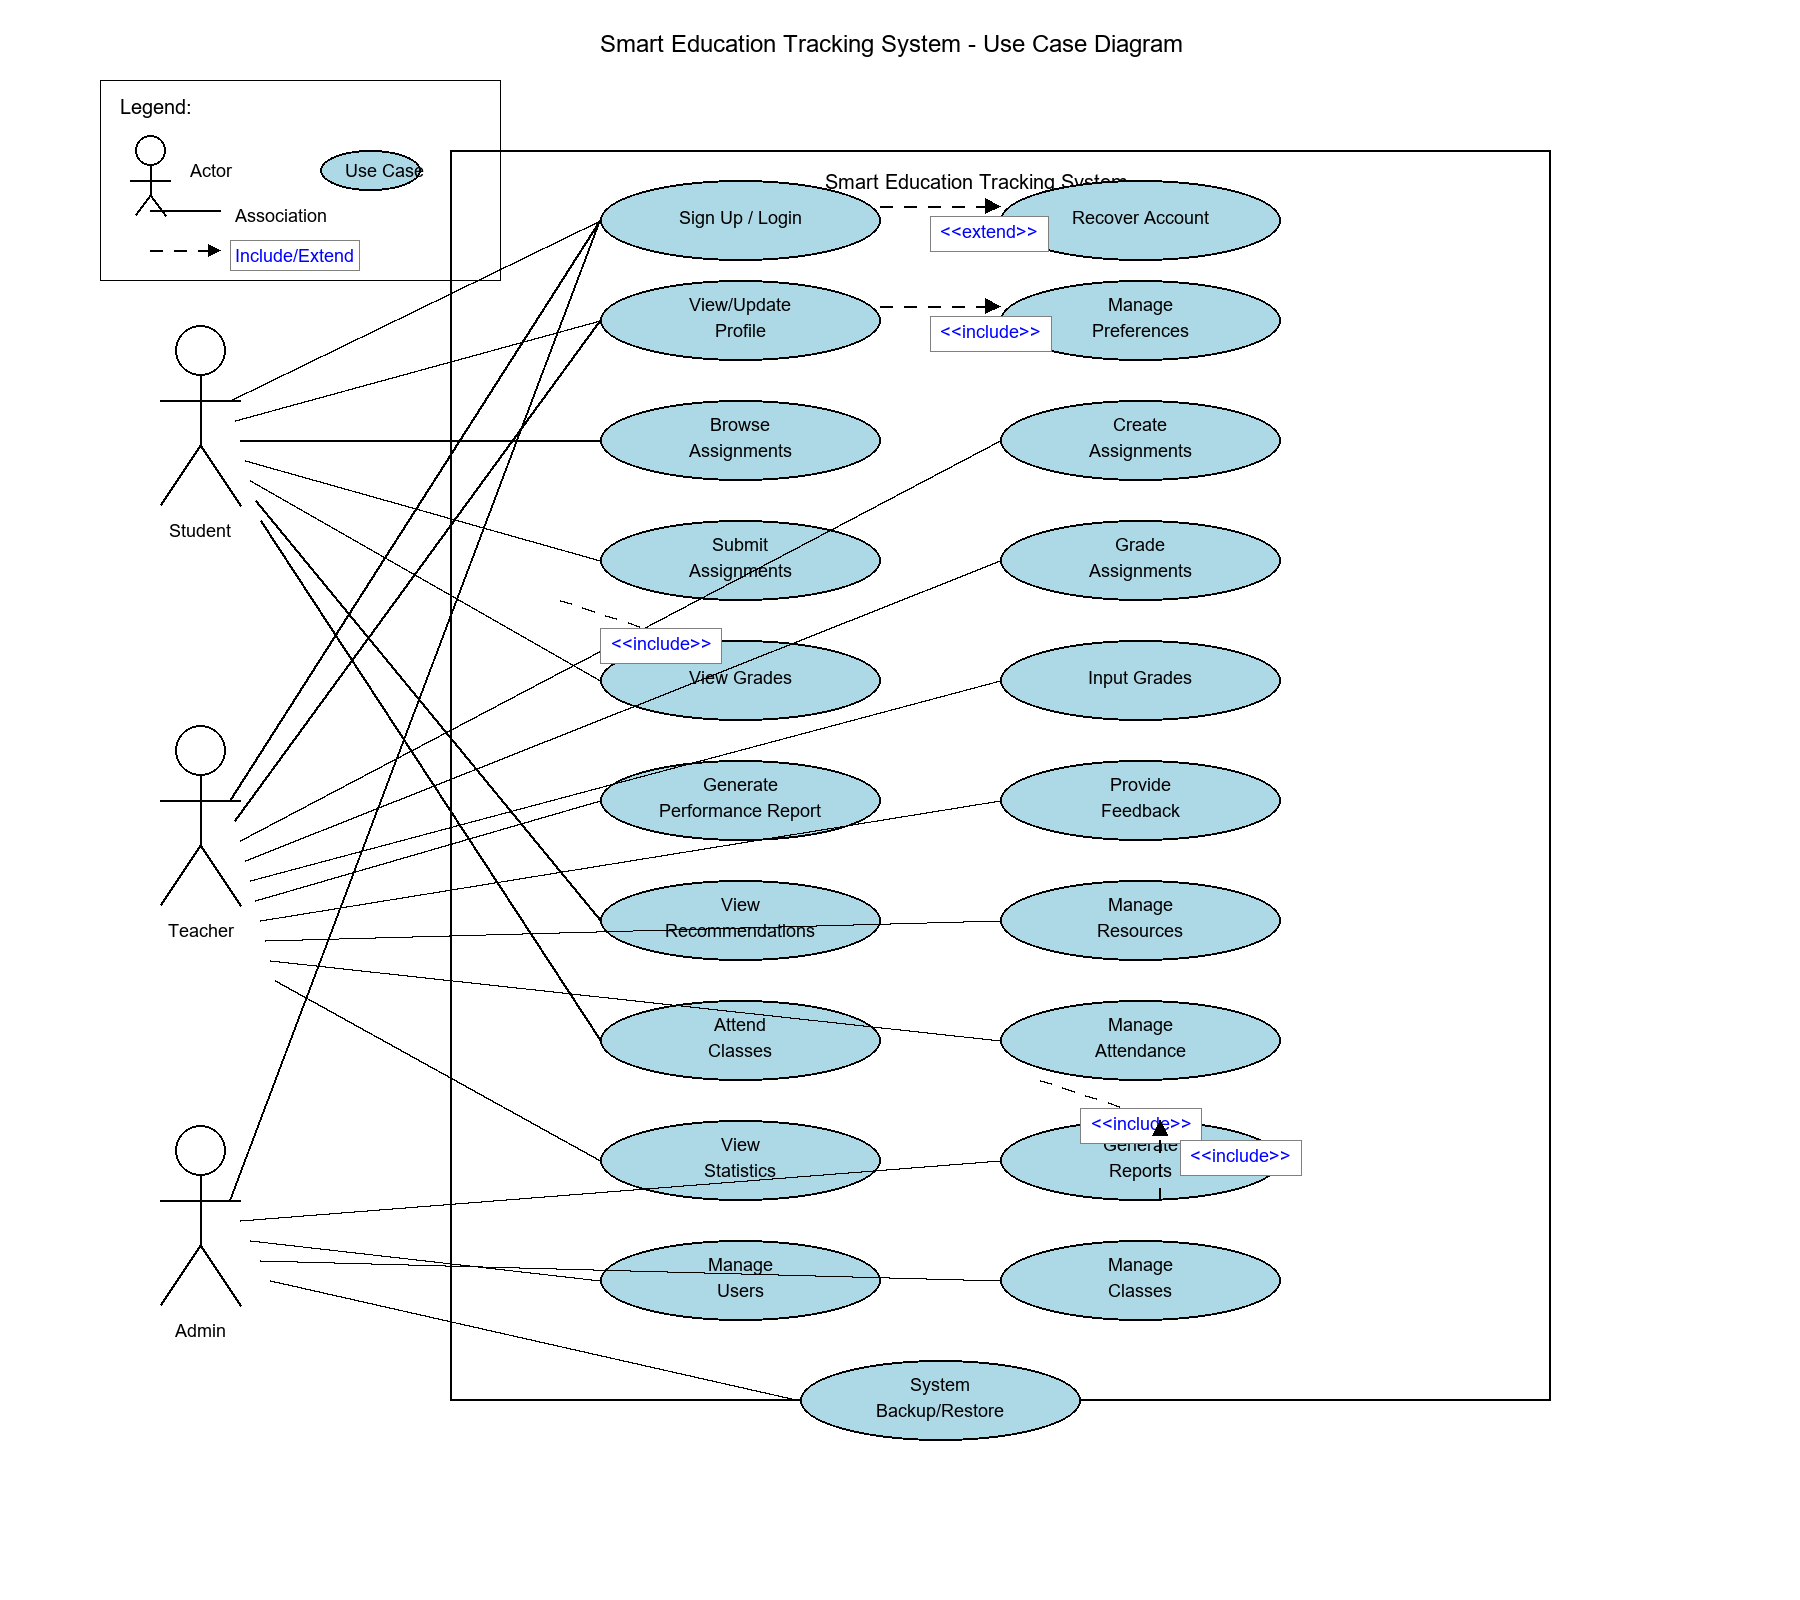

Python code for this plot:
import matplotlib.pyplot as plt
import numpy as np
from PIL import Image, ImageDraw, ImageFont
import os

# Create a use case diagram for the Smart Education Tracking System
WIDTH, HEIGHT = 1800, 1600  # Further increased canvas size for better spacing
image = Image.new('RGB', (WIDTH, HEIGHT), color='white')
draw = ImageDraw.Draw(image)

# Try to load font, use default if not available
try:
    title_font = ImageFont.truetype("arial.ttf", 24)
    header_font = ImageFont.truetype("arial.ttf", 20)
    normal_font = ImageFont.truetype("arial.ttf", 18)
    small_font = ImageFont.truetype("arial.ttf", 16)
except:
    title_font = ImageFont.load_default()
    header_font = ImageFont.load_default()
    normal_font = ImageFont.load_default()
    small_font = ImageFont.load_default()

# Draw title
draw.text((WIDTH//2-300, 30), "Smart Education Tracking System - Use Case Diagram", 
         fill="black", font=title_font)

# Draw system boundary
bound_x, bound_y = 450, 150
bound_width, bound_height = 1100, 1250
draw.rectangle([(bound_x, bound_y), (bound_x + bound_width, bound_y + bound_height)], 
             outline="black", width=2)
draw.text((bound_x + bound_width//2 - 175, bound_y + 20), 
         "Smart Education Tracking System", fill="black", font=header_font)

# Draw actors
def draw_actor(x, y, name):
    # Draw circle for head
    radius = 25
    draw.ellipse([(x-radius, y-radius), (x+radius, y+radius)], outline="black", width=2)
    
    # Draw body
    body_height = 70
    draw.line([(x, y+radius), (x, y+radius+body_height)], fill="black", width=2)
    
    # Draw arms
    arm_length = 40
    arm_height = y+radius+25
    draw.line([(x-arm_length, arm_height), (x+arm_length, arm_height)], fill="black", width=2)
    
    # Draw legs
    leg_height = 60
    leg_offset = 40
    leg_y = y + radius + body_height
    draw.line([(x, leg_y), (x-leg_offset, leg_y+leg_height)], fill="black", width=2)
    draw.line([(x, leg_y), (x+leg_offset, leg_y+leg_height)], fill="black", width=2)
    
    # Draw name with improved text centering
    text_width = draw.textlength(name, font=normal_font)
    draw.text((x-text_width//2, y+radius+body_height+leg_height+15), 
             name, fill="black", font=normal_font)
    
    return y+radius+body_height+leg_height+15 + 40  # return bottom y coord of actor + padding

# Draw use cases
def draw_use_case(x, y, width, height, text):
    # Draw ellipse
    draw.ellipse([(x, y), (x+width, y+height)], outline="black", fill="lightblue", width=2)
    
    # Calculate text dimensions to center properly
    lines = text.split('\n')
    line_height = 26
    total_height = len(lines) * line_height
    text_y = y + (height - total_height) // 2
    
    # Draw each line of text centered
    for i, line in enumerate(lines):
        text_width = draw.textlength(line, font=normal_font)
        draw.text((x + width//2 - text_width//2, text_y + i*line_height), 
                 line, fill="black", font=normal_font)
    
    return x, y, x+width, y+height  # return bounding box coordinates

# Draw relationship lines
def draw_relationship(start_x, start_y, end_x, end_y, text=None, style="solid", arrow_end=False):
    # Draw line based on style
    if style == "solid":
        draw.line([(start_x, start_y), (end_x, end_y)], fill="black", width=2)
    elif style == "dashed":
        # Draw dashed line
        dash_length = 12
        distance = ((end_x - start_x)**2 + (end_y - start_y)**2)**0.5
        dx = (end_x - start_x) / distance
        dy = (end_y - start_y) / distance
        
        i = 0
        while i < distance:
            start_dash = min(i, distance)
            end_dash = min(i + dash_length, distance)
            
            if i % (dash_length * 2) == 0:  # Draw dash for every other segment
                draw.line([
                    (start_x + dx * start_dash, start_y + dy * start_dash),
                    (start_x + dx * end_dash, start_y + dy * end_dash)
                ], fill="black", width=2)
            
            i += dash_length
    
    # Draw arrow if needed
    if arrow_end:
        # Calculate arrow angle
        angle = np.arctan2(end_y - start_y, end_x - start_x)
        
        # Draw arrowhead
        arrow_size = 15
        arrow_x1 = end_x - arrow_size * np.cos(angle) - arrow_size/2 * np.sin(angle)
        arrow_y1 = end_y - arrow_size * np.sin(angle) + arrow_size/2 * np.cos(angle)
        arrow_x2 = end_x - arrow_size * np.cos(angle) + arrow_size/2 * np.sin(angle)
        arrow_y2 = end_y - arrow_size * np.sin(angle) - arrow_size/2 * np.cos(angle)
        
        draw.polygon([(end_x, end_y), (arrow_x1, arrow_y1), (arrow_x2, arrow_y2)], 
                    outline="black", fill="black")
    
    # Draw relationship text if provided
    if text:
        # Position text alongside line
        mid_x = (start_x + end_x) / 2
        mid_y = (start_y + end_y) / 2
        
        # Offset text to not overlap line
        offset = 30  # Increased offset
        angle = np.arctan2(end_y - start_y, end_x - start_x)
        perp_angle = angle + np.pi/2
        text_x = mid_x + offset * np.cos(perp_angle)
        text_y = mid_y + offset * np.sin(perp_angle) - 15  # Move up slightly
        
        # Add white background with border for text legibility
        text_width = draw.textlength(text, font=normal_font)
        text_height = 30
        draw.rectangle([
            (text_x - 10, text_y - 5), 
            (text_x + text_width + 10, text_y + text_height)
        ], fill="white", outline="gray")
        
        # Draw text with normal_font (larger) and in blue color for better visibility
        draw.text((text_x, text_y), text, fill="blue", font=normal_font)

# Add legend
legend_x, legend_y = 100, 80
legend_width, legend_height = 400, 200
draw.rectangle([(legend_x, legend_y), (legend_x + legend_width, legend_y + legend_height)], 
             outline="black", width=1)
draw.text((legend_x + 20, legend_y + 15), "Legend:", fill="black", font=header_font)

# Draw actor in legend
mini_actor_x, mini_actor_y = legend_x + 50, legend_y + 70
radius = 15
draw.ellipse([(mini_actor_x-radius, mini_actor_y-radius), 
             (mini_actor_x+radius, mini_actor_y+radius)], outline="black", width=2)
draw.line([(mini_actor_x, mini_actor_y+radius), 
          (mini_actor_x, mini_actor_y+radius+30)], fill="black", width=2)
draw.line([(mini_actor_x-20, mini_actor_y+radius+15), 
          (mini_actor_x+20, mini_actor_y+radius+15)], fill="black", width=2)
draw.line([(mini_actor_x, mini_actor_y+radius+30), 
          (mini_actor_x-15, mini_actor_y+radius+50)], fill="black", width=2)
draw.line([(mini_actor_x, mini_actor_y+radius+30), 
          (mini_actor_x+15, mini_actor_y+radius+50)], fill="black", width=2)
draw.text((mini_actor_x + 40, mini_actor_y + 10), "Actor", fill="black", font=normal_font)

# Draw use case in legend
mini_usecase_x, mini_usecase_y = legend_x + 220, legend_y + 70
draw.ellipse([(mini_usecase_x, mini_usecase_y), 
             (mini_usecase_x+100, mini_usecase_y+40)], 
           outline="black", fill="lightblue", width=2)
draw.text((mini_usecase_x+25, mini_usecase_y+10), "Use Case", fill="black", font=normal_font)

# Draw relationships in legend
# Association
legend_start_x, legend_start_y = legend_x + 50, legend_y + 130
legend_end_x, legend_end_y = legend_x + 120, legend_y + 130
draw.line([(legend_start_x, legend_start_y), (legend_end_x, legend_end_y)], 
         fill="black", width=2)
draw.text((legend_end_x + 15, legend_start_y - 5), "Association", fill="black", font=normal_font)

# Include/Extend
legend_start_x, legend_start_y = legend_x + 50, legend_y + 170
legend_end_x, legend_end_y = legend_x + 120, legend_y + 170
# Draw dashed line
dash_length = 12
distance = legend_end_x - legend_start_x
i = 0
while i < distance:
    if i % (dash_length * 2) == 0:
        draw.line([
            (legend_start_x + i, legend_start_y),
            (legend_start_x + min(i + dash_length, distance), legend_start_y)
        ], fill="black", width=2)
    i += dash_length

# Draw arrow
arrow_size = 12
draw.polygon([
    (legend_end_x, legend_end_y),
    (legend_end_x - arrow_size, legend_end_y - arrow_size/2),
    (legend_end_x - arrow_size, legend_end_y + arrow_size/2)
], outline="black", fill="black")

# Draw Include/Extend text with white background and blue text
include_text = "Include/Extend"
text_width = draw.textlength(include_text, font=normal_font)
text_x = legend_end_x + 15
text_y = legend_start_y - 5
draw.rectangle([
    (text_x - 5, text_y - 5),
    (text_x + text_width + 5, text_y + 25)
], fill="white", outline="gray")
draw.text((text_x, text_y), include_text, fill="blue", font=normal_font)

# Draw actors with greater spacing
student_x, student_y = 200, 350
teacher_x, teacher_y = 200, 750
admin_x, admin_y = 200, 1150
student_bottom = draw_actor(student_x, student_y, "Student")
teacher_bottom = draw_actor(teacher_x, teacher_y, "Teacher")
admin_bottom = draw_actor(admin_x, admin_y, "Admin")

# Draw use cases with larger size and improved spacing
usecase_width, usecase_height = 280, 80
margin = 120  # Increased vertical margin between use cases

# Placement coordinates for use cases with more horizontal spacing
uc1_x, uc1_y = 600, 180
uc2_x, uc2_y = 1000, 180
uc3_x, uc3_y = 600, 280
uc4_x, uc4_y = 1000, 280
uc5_x, uc5_y = 600, 400
uc6_x, uc6_y = 1000, 400
uc7_x, uc7_y = 600, 520
uc8_x, uc8_y = 1000, 520
uc9_x, uc9_y = 600, 640
uc10_x, uc10_y = 1000, 640
uc11_x, uc11_y = 600, 760
uc12_x, uc12_y = 1000, 760
uc13_x, uc13_y = 600, 880
uc14_x, uc14_y = 1000, 880
uc15_x, uc15_y = 600, 1000
uc16_x, uc16_y = 1000, 1000
uc17_x, uc17_y = 600, 1120
uc18_x, uc18_y = 1000, 1120
uc19_x, uc19_y = 600, 1240
uc20_x, uc20_y = 1000, 1240
uc21_x, uc21_y = 800, 1360

# Draw all use cases with text properly centered
uc1_box = draw_use_case(uc1_x, uc1_y, usecase_width, usecase_height, "Sign Up / Login")
uc2_box = draw_use_case(uc2_x, uc2_y, usecase_width, usecase_height, "Recover Account")
uc3_box = draw_use_case(uc3_x, uc3_y, usecase_width, usecase_height, "View/Update\nProfile")
uc4_box = draw_use_case(uc4_x, uc4_y, usecase_width, usecase_height, "Manage\nPreferences")
uc5_box = draw_use_case(uc5_x, uc5_y, usecase_width, usecase_height, "Browse\nAssignments")
uc6_box = draw_use_case(uc6_x, uc6_y, usecase_width, usecase_height, "Create\nAssignments")
uc7_box = draw_use_case(uc7_x, uc7_y, usecase_width, usecase_height, "Submit\nAssignments")
uc8_box = draw_use_case(uc8_x, uc8_y, usecase_width, usecase_height, "Grade\nAssignments")
uc9_box = draw_use_case(uc9_x, uc9_y, usecase_width, usecase_height, "View Grades")
uc10_box = draw_use_case(uc10_x, uc10_y, usecase_width, usecase_height, "Input Grades")
uc11_box = draw_use_case(uc11_x, uc11_y, usecase_width, usecase_height, "Generate\nPerformance Report")
uc12_box = draw_use_case(uc12_x, uc12_y, usecase_width, usecase_height, "Provide\nFeedback")
uc13_box = draw_use_case(uc13_x, uc13_y, usecase_width, usecase_height, "View\nRecommendations")
uc14_box = draw_use_case(uc14_x, uc14_y, usecase_width, usecase_height, "Manage\nResources")
uc15_box = draw_use_case(uc15_x, uc15_y, usecase_width, usecase_height, "Attend\nClasses")
uc16_box = draw_use_case(uc16_x, uc16_y, usecase_width, usecase_height, "Manage\nAttendance")
uc17_box = draw_use_case(uc17_x, uc17_y, usecase_width, usecase_height, "View\nStatistics")
uc18_box = draw_use_case(uc18_x, uc18_y, usecase_width, usecase_height, "Generate\nReports")
uc19_box = draw_use_case(uc19_x, uc19_y, usecase_width, usecase_height, "Manage\nUsers")
uc20_box = draw_use_case(uc20_x, uc20_y, usecase_width, usecase_height, "Manage\nClasses")
uc21_box = draw_use_case(uc21_x, uc21_y, usecase_width, usecase_height, "System\nBackup/Restore")

# Draw relationships for student with varying starting points to prevent overlap
draw_relationship(student_x + 30, student_y + 50, uc1_box[0], uc1_box[1] + usecase_height//2)
draw_relationship(student_x + 35, student_y + 70, uc3_box[0], uc3_box[1] + usecase_height//2)
draw_relationship(student_x + 40, student_y + 90, uc5_box[0], uc5_box[1] + usecase_height//2)
draw_relationship(student_x + 45, student_y + 110, uc7_box[0], uc7_box[1] + usecase_height//2)
draw_relationship(student_x + 50, student_y + 130, uc9_box[0], uc9_box[1] + usecase_height//2)
draw_relationship(student_x + 55, student_y + 150, uc13_box[0], uc13_box[1] + usecase_height//2)
draw_relationship(student_x + 60, student_y + 170, uc15_box[0], uc15_box[1] + usecase_height//2)

# Draw relationships for teacher with varying starting points
draw_relationship(teacher_x + 30, teacher_y + 50, uc1_box[0], uc1_box[1] + usecase_height//2)
draw_relationship(teacher_x + 35, teacher_y + 70, uc3_box[0], uc3_box[1] + usecase_height//2)
draw_relationship(teacher_x + 40, teacher_y + 90, uc6_box[0], uc6_box[1] + usecase_height//2)
draw_relationship(teacher_x + 45, teacher_y + 110, uc8_box[0], uc8_box[1] + usecase_height//2)
draw_relationship(teacher_x + 50, teacher_y + 130, uc10_box[0], uc10_box[1] + usecase_height//2)
draw_relationship(teacher_x + 55, teacher_y + 150, uc11_box[0], uc11_box[1] + usecase_height//2)
draw_relationship(teacher_x + 60, teacher_y + 170, uc12_box[0], uc12_box[1] + usecase_height//2)
draw_relationship(teacher_x + 65, teacher_y + 190, uc14_box[0], uc14_box[1] + usecase_height//2)
draw_relationship(teacher_x + 70, teacher_y + 210, uc16_box[0], uc16_box[1] + usecase_height//2)
draw_relationship(teacher_x + 75, teacher_y + 230, uc17_box[0], uc17_box[1] + usecase_height//2)

# Draw relationships for admin with varying starting points
draw_relationship(admin_x + 30, admin_y + 50, uc1_box[0], uc1_box[1] + usecase_height//2)
draw_relationship(admin_x + 40, admin_y + 70, uc18_box[0], uc18_box[1] + usecase_height//2)
draw_relationship(admin_x + 50, admin_y + 90, uc19_box[0], uc19_box[1] + usecase_height//2)
draw_relationship(admin_x + 60, admin_y + 110, uc20_box[0], uc20_box[1] + usecase_height//2)
draw_relationship(admin_x + 70, admin_y + 130, uc21_box[0], uc21_box[1] + usecase_height//2)

# Draw include/extend relationships with better visibility
draw_relationship(uc1_box[2], uc1_box[1] + usecase_height//3, 
                 uc2_box[0], uc2_box[1] + usecase_height//3, 
                 "<<extend>>", style="dashed", arrow_end=True)

draw_relationship(uc3_box[2], uc3_box[1] + usecase_height//3, 
                 uc4_box[0], uc4_box[1] + usecase_height//3, 
                 "<<include>>", style="dashed", arrow_end=True)

draw_relationship(uc7_box[1] + usecase_height//2, uc7_box[3], 
                 uc9_box[1] + usecase_height//2, uc9_box[1], 
                 "<<include>>", style="dashed", arrow_end=True)

draw_relationship(uc8_box[1] + usecase_height//2, uc8_box[3], 
                 uc10_box[1] + usecase_height//2, uc10_box[1], 
                 "<<include>>", style="dashed", arrow_end=True)

draw_relationship(uc16_box[1] + usecase_height//2, uc16_box[3], 
                 uc17_box[1] + usecase_height//2, uc17_box[1], 
                 "<<include>>", style="dashed", arrow_end=True)

draw_relationship(uc17_box[1] + usecase_height//2, uc17_box[3], 
                 uc18_box[1] + usecase_height//2, uc18_box[1], 
                 "<<include>>", style="dashed", arrow_end=True)

# Get current directory and save the image to a specific absolute path
absolute_path = os.path.abspath("use_case_diagram.png")
image.save("use_case_diagram.png")
print(f"Use Case Diagram saved as {absolute_path}")
print(f"Current directory: {os.getcwd()}")
print(f"Directory contents: {os.listdir('.')}")
print(f"Is file created? {os.path.exists('use_case_diagram.png')}") 
